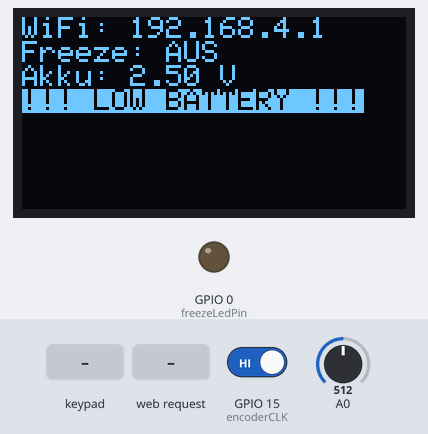
This sketch was run on a simulated ESP8266 (NodeMCU). Parts: 128×64 one-colour display, output pins drawn as LEDs (lit = HIGH). The test bench sets the inputs (shaded band); at power-on: A0 = 512, GPIO 15 (encoderCLK) HIGH. WiFi joins after 1.5 s; servers stay silent unless stated; what the sketch prints to the serial monitor is not drawn.

Above: at 3.7 s.
3.8 s: A0 set to 663
At 4.5 s:
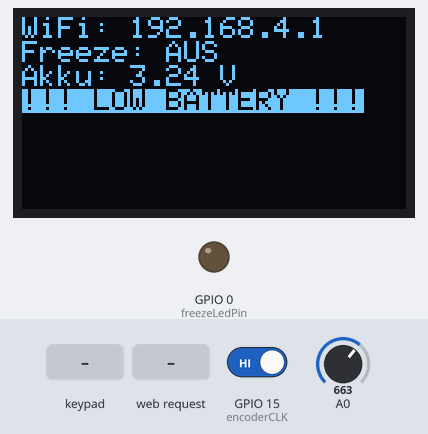
5.3 s: A0 set to 694
At 5.6 s:
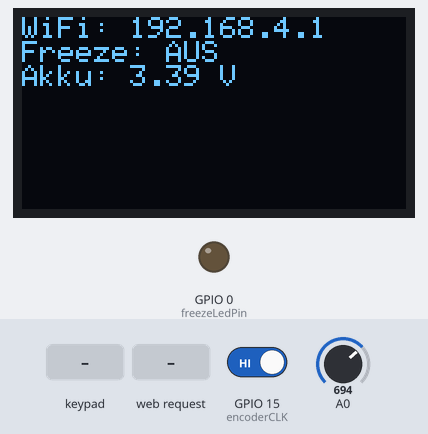
6.8 s: key '3' pressed
At 9.2 s:
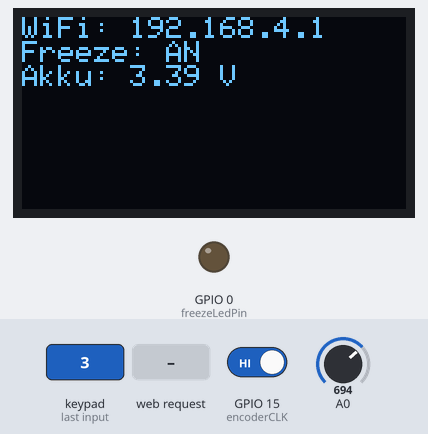
9.8 s: A0 set to 511
At 10.8 s:
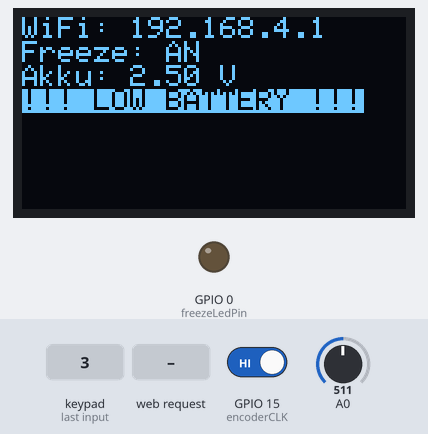
11.3 s: HTTP request GET /freeze received
At 13.2 s:
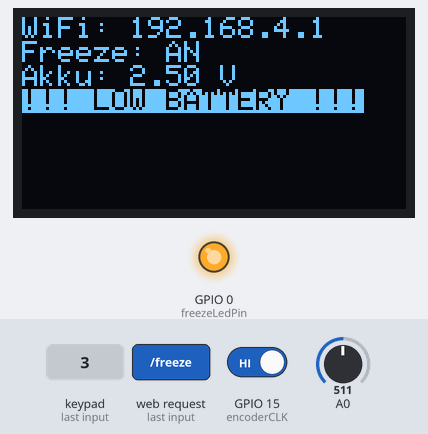
14.3 s: keypad keys 1 3 9 7 pressed 0.4 s apart
At 17.0 s:
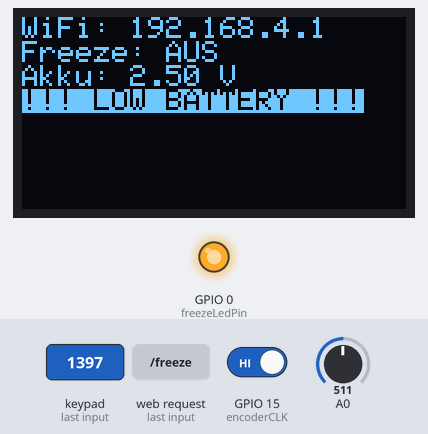
Timing chart, 0 to 18.5 s (numbered marks = the images above; inputs shaded):
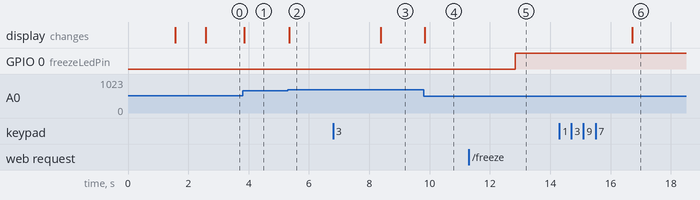

The sketch:

V1_Esp8266.ino
```cpp
// Bibliotheken einbinden, die für WLAN, Webserver, IR-Sender, OLED-Display und Tastenfeld nötig sind
#include <ESP8266mDNS.h>
#include <ESP8266WiFi.h>
#include <ESP8266WebServer.h>
#include <IRremote.h>
#include <Wire.h>
#include <Adafruit_GFX.h>
#include <Adafruit_SSD1306.h>
#include <Keypad.h>

// OLED-Display definieren
#define SCREEN_WIDTH 128
#define SCREEN_HEIGHT 64
#define OLED_RESET -1
Adafruit_SSD1306 display(SCREEN_WIDTH, SCREEN_HEIGHT, &Wire, OLED_RESET);

// Pins für Drehencoder definieren
#define encoderCLK 15
#define encoderDT 12

// WLAN-Zugangsdaten
const char* ssid = "o2-WLAN71";
const char* password = "4884869935669253";

// Aufbau der Tastenmatrix (3x3) mit den zugehörigen Zeichen
const byte ROWS = 3;
const byte COLS = 3;
char keys[ROWS][COLS] = {
  { '1', '2', '3' },
  { '4', '5', '6' },
  { '7', '8', '9' }
};

// Zuordnung der Pins für Zeilen und Spalten
byte rowPins[ROWS] = { 16, 9, 2 };
byte colPins[COLS] = { 14, 12, 13 };

// Keypad initialisieren
Keypad keypad = Keypad(makeKeymap(keys), rowPins, colPins, ROWS, COLS);

// Webserver auf Port 80 erstellen
ESP8266WebServer server(80);

// Pin für Infrarot-Sender und Freeze-LED
int SenderPin = 15;
const int freezeLedPin = 0;

// Lautstärkewerte
int volume = 0;
int maxVolume = 100;

// letzter Status des Encoders (zur Änderungserkennung)
int lastEncoderState = HIGH;

// Statusvariablen
bool LEDstatus = LOW;
bool freezeStatus = false;
float batteryVoltage = 0.0;

// Akkuspannung messen und berechnen
void updateBatteryStatus() {
  int raw = analogRead(A0);               // Rohwert (0–1023)
  batteryVoltage = (raw / 1023.0) * 5.0;  // Umrechnung auf Spannung (mit Faktor 5 wegen Spannungsteiler)
}

// Anzeige aktualisieren (OLED)
void updateDisplay() {
  display.clearDisplay();
  display.setCursor(0, 0);
  display.setTextSize(1);
  display.setTextColor(SSD1306_WHITE);

  display.print("WiFi: ");
  display.println(WiFi.softAPIP());

  display.print("Freeze: ");
  display.println(freezeStatus ? "AN" : "AUS");

  display.print("Akku: ");
  display.print(batteryVoltage, 2);
  display.println(" V");

  // Warnung bei niedriger Spannung
  if (batteryVoltage < 3.3) {
    display.setTextColor(SSD1306_BLACK, SSD1306_WHITE);
    display.println("!!! LOW BATTERY !!!");
    display.setTextColor(SSD1306_WHITE);
  }

  display.display();
}

void setup() {
  Serial.begin(115200);  // Serielle Ausgabe starten

  // Pins und IR-Sender konfigurieren
  pinMode(SenderPin, OUTPUT);
  pinMode(encoderCLK, INPUT_PULLUP);
  pinMode(encoderDT, INPUT_PULLUP);
  pinMode(freezeLedPin, OUTPUT);
  IrSender.begin(SenderPin);

  // WLAN-Verbindung aufbauen
  WiFi.begin(ssid, password);
  Serial.print("Verbinde mit WLAN");
  while (WiFi.status() != WL_CONNECTED) {
    delay(500);
    Serial.print(".");
  }
  Serial.println();
  Serial.print("Verbunden! IP-Adresse: ");
  Serial.println(WiFi.localIP());

  // mDNS starten (damit man die IP über Namen erreichen kann)
  if (MDNS.begin("projektor")) {
    Serial.println("mDNS gestartet: http://projektor.local");
  } else {
    Serial.println("mDNS NICHT gestartet");
  }

  // OLED-Display starten
  if (!display.begin(SSD1306_SWITCHCAPVCC, 0x3C)) {
    for (;;)
      ;  // bleibt hängen, wenn Display nicht geht
  }

  display.clearDisplay();
  display.setTextSize(1);
  display.setTextColor(SSD1306_WHITE);
  display.setCursor(0, 0);
  display.println("OLED gestartet");
  display.display();
  delay(1000);

  // Webserver-Routen festlegen
  server.on("/", handle_OnConnect);
  server.on("/source", handle_source);
  server.on("/onoff", handle_onoff);
  server.on("/freeze", handle_freeze);
  server.on("/hoch", handle_hoch);
  server.on("/rechts", handle_rechts);
  server.on("/links", handle_links);
  server.on("/runter", handle_runter);
  server.on("/lauter", handle_lauter);
  server.on("/leiser", handle_leiser);
  server.on("/ok", handle_ok);
  server.onNotFound(handle_NotFound);

  server.begin();  // Server starten
  Serial.println("HTTP Server gestartet");
}

void loop() {
  updateBatteryStatus();  // Akkustand aktualisieren

  // Eingaben über Keypad prüfen
  char key = keypad.getKey();
  if (key) {
    if (key == '1') handle_source();
    else if (key == '2') handle_onoff();
    else if (key == '3') {
      handle_freeze();
      freezeStatus = !freezeStatus;
      updateDisplay();
    } else if (key == '4') handle_hoch();
    else if (key == '5') handle_runter();
    else if (key == '6') handle_ok();
    else if (key == '7') handle_links();
    else if (key == '8') handle_rechts();
    else if (key == '9') handle_lauter();
  }

  // Drehencoder auswerten
  int currentEncoderState = digitalRead(encoderCLK);
  if (currentEncoderState != lastEncoderState && currentEncoderState == LOW) {
    if (digitalRead(encoderDT) != currentEncoderState) {
      handle_lauter();
    } else {
      handle_leiser();
    }
  }
  lastEncoderState = currentEncoderState;

  MDNS.update();          // mDNS aktuell halten
  server.handleClient();  // Webserver-Verbindung abarbeiten
  updateDisplay();        // Display regelmäßig aktualisieren
}

// Webserver: Startseite anzeigen
void handle_OnConnect() {
  server.send(200, "text/html", updateWebpage(LEDstatus, freezeStatus));
}

// Funktionen für IR-Befehle (z. B. Quelle wählen, Gerät an/aus, Freeze usw.)
void handle_source() {
  IrSender.sendNEC(0x5583, 0x8C, 1);
  delay(700);
}

void handle_onoff() {
  IrSender.sendNEC(0x5583, 0x90, 1);
  delay(700);
}

void handle_freeze() {
  IrSender.sendNEC(0x5583, 0x92, 1);
  freezeStatus = !freezeStatus;
  delay(700);
  server.send(200, "text/html", updateWebpage(LEDstatus, freezeStatus));
  IrSender.sendNEC(0x5583, 0x92, 1);
  delay(700);
  freezeStatus = !freezeStatus;
  digitalWrite(freezeLedPin, freezeStatus ? HIGH : LOW);
}

void handle_hoch() {
  IrSender.sendNEC(0x5583, 0xB0, 1);
  delay(700);
}

void handle_rechts() {
  IrSender.sendNEC(0x5583, 0xB1, 1);
  delay(700);
}

void handle_links() {
  IrSender.sendNEC(0x5583, 0xB2, 1);
  delay(700);
}

void handle_runter() {
  IrSender.sendNEC(0x5583, 0xB3, 1);
  delay(700);
}

void handle_lauter() {
  digitalWrite(4, HIGH);  // LED oder anderes Feedback
  IrSender.sendNEC(0x5583, 0x85, 1);
  delay(700);
}

void handle_leiser() {
  digitalWrite(4, HIGH);
  IrSender.sendNEC(0x5583, 0x98, 1);
  delay(700);
}

void handle_ok() {
  digitalWrite(4, HIGH);
  IrSender.sendNEC(0x5583, 0x99, 1);
  delay(700);
}

// 404-Seite bei nicht existierender Route
void handle_NotFound() {
  server.send(404, "text/plain", "Not found");
}

// HTML-Webseite erzeugen, zeigt z. B. Freeze-Status und Buttons
String updateWebpage(uint8_t LEDstatus, bool freezeStatus) {
  // Liefert dynamische HTML-Seite zurück, angepasst an den Status
  String ptr = "<!DOCTYPE html><html lang=\"de\"><head>";
  ptr += "<meta charset=\"UTF-8\"/>";
  ptr += "<meta name=\"viewport\" content=\"width=device-width, initial-scale=1.0\"/>";
  ptr += "<title>Dash2Beam - Room 405</title>";
  ptr += "<style>";
  ptr += ":root{--primary-color:rgba(139,69,19,0.7);--primary-color-hover:rgba(139,69,19,0.8);--primary-color-shadow:rgba(139,69,19,0.2);--primary-color-shadow-hover:rgba(139,69,19,0.3);--primary-color-shadow-large:rgba(139,69,19,0.25);--primary-color-shadow-large-hover:rgba(139,69,19,0.35)}";
  ptr += "*{margin:0;padding:0;box-sizing:border-box}";
  ptr += "body{font-family:'Segoe UI',Tahoma,Geneva,Verdana,sans-serif;background:#ffffff;min-height:100vh;display:flex;flex-direction:column;color:#333333}";
  ptr += ".header{position:relative;text-align:center;padding:20px;background:#ffffff;border-bottom:2px solid #f0f0f0;box-shadow:0 2px 10px rgba(0,0,0,0.1)}";
  ptr += ".header-left{position:absolute;left:20px;top:50%;transform:translateY(-50%);font-family:'Impact','Arial Black',sans-serif;font-size:24px;font-weight:400;color:#000000;letter-spacing:2px}";
  ptr += ".header-right{position:absolute;right:20px;top:50%;transform:translateY(-50%)}";
  ptr += ".logo{height:50px;width:auto;filter:drop-shadow(2px 2px 4px rgba(0,0,0,0.1))}";
  ptr += "h1{font-size:32px;font-weight:700;margin-bottom:8px;color:#000000}";
  ptr += ".subtitle{font-size:16px;color:#666666;font-weight:300}";
  ptr += ".status-container{padding:15px;text-align:center}";
  ptr += ".status-box{display:inline-block;padding:12px 24px;border-radius:25px;font-size:18px;font-weight:600;transition:all 0.3s ease;border:2px solid #ddd;color:white}";
  ptr += ".status-inactive{background:rgba(46,204,113,0.8);box-shadow:0 4px 15px rgba(46,204,113,0.3)}";
  ptr += ".status-active{background:rgba(231,76,60,0.9);box-shadow:0 4px 15px rgba(231,76,60,0.4);animation:pulse 2s infinite}";
  ptr += "@keyframes pulse{0%,100%{transform:scale(1)}50%{transform:scale(1.05)}}";
  ptr += ".button-grid{flex:1;display:grid;grid-template-columns:1fr 1fr 1fr;grid-template-rows:auto auto auto auto;gap:20px;padding:20px;max-width:1200px;margin:0 auto;width:100%;grid-template-areas:'power freeze freeze' 'standby freeze freeze' 'dpad source volume' '. . .'}";
  ptr += ".button{padding:25px;font-size:22px;font-weight:600;border:none;border-radius:15px;cursor:pointer;color:white;text-decoration:none;display:flex;align-items:center;justify-content:center;transition:all 0.3s ease;background:var(--primary-color);box-shadow:0 4px 15px var(--primary-color-shadow);min-height:50px;text-shadow:1px 1px 2px rgba(0,0,0,0.3)}";
  ptr += ".button:hover{transform:translateY(-2px);box-shadow:0 6px 20px var(--primary-color-shadow-hover);background:var(--primary-color-hover)}";
  ptr += ".button:active{transform:translateY(0);box-shadow:0 2px 10px var(--primary-color-shadow-large)}";
  ptr += ".button-large{font-size:28px;min-height:100px;font-weight:700;background:var(--primary-color);box-shadow:0 6px 25px var(--primary-color-shadow-large)}";
  ptr += ".button-large:hover{background:var(--primary-color-hover);box-shadow:0 8px 30px var(--primary-color-shadow-large-hover)}";
  ptr += ".button-power{grid-area:power}";
  ptr += ".button-standby{grid-area:standby}";
  ptr += ".button-freeze{grid-area:freeze;grid-row:1/3}";
  ptr += ".button-source{grid-area:source}";
  ptr += ".dpad-container{grid-area:dpad;display:flex;align-items:center;justify-content:center}";
  ptr += ".dpad{position:relative;width:200px;height:200px;display:grid;grid-template-areas:'. up .' 'left ok right' '. down .';grid-template-columns:1fr 1fr 1fr;grid-template-rows:1fr 1fr 1fr;gap:5px}";
  ptr += ".dpad-btn{background:var(--primary-color);border:none;border-radius:8px;color:white;font-size:16px;font-weight:600;cursor:pointer;transition:all 0.2s ease;display:flex;align-items:center;justify-content:center;text-shadow:1px 1px 2px rgba(0,0,0,0.3)}";
  ptr += ".dpad-btn:hover{background:var(--primary-color-hover);transform:scale(1.05)}";
  ptr += ".dpad-btn:active{transform:scale(0.95)}";
  ptr += ".dpad-up{grid-area:up}";
  ptr += ".dpad-down{grid-area:down}";
  ptr += ".dpad-left{grid-area:left}";
  ptr += ".dpad-right{grid-area:right}";
  ptr += ".dpad-ok{grid-area:ok;border-radius:50%;font-size:18px;font-weight:700}";
  ptr += ".volume-container{grid-area:volume;display:flex;flex-direction:row;align-items:center;justify-content:center;gap:20px}";
  ptr += ".volume-display{display:flex;align-items:center;gap:15px}";
  ptr += ".volume-bar{width:20px;height:200px;background:#f0f0f0;border-radius:10px;border:2px solid #333;overflow:hidden;position:relative}";
  ptr += ".volume-fill{position:absolute;bottom:0;width:100%;background:#000000;height:";
  ptr += String((volume * 100) / maxVolume);
  ptr += "%;transition:height 0.3s ease;border-radius:8px}";
  ptr += ".volume-controls{display:flex;flex-direction:column;gap:10px}";
  ptr += ".volume-btn{background:var(--primary-color);border:none;border-radius:8px;color:white;font-size:18px;font-weight:600;cursor:pointer;transition:all 0.2s ease;padding:20px 40px;text-shadow:1px 1px 2px rgba(0,0,0,0.3);min-width:140px}";
  ptr += ".volume-btn:hover{background:var(--primary-color-hover);transform:translateY(-1px)}";
  ptr += ".freeze-active{background:rgba(231,76,60,0.9)!important;box-shadow:0 8px 32px rgba(231,76,60,0.3)!important;animation:buttonPulse 1.5s infinite}";
  ptr += "@keyframes buttonPulse{0%,100%{box-shadow:0 8px 32px rgba(231,76,60,0.3)}50%{box-shadow:0 12px 40px rgba(231,76,60,0.5)}}";
  ptr += ".freeze-active:hover{background:rgba(231,76,60,1)!important;transform:translateY(-2px)}";
  ptr += "@media (max-width:768px){.button-grid{grid-template-columns:1fr;grid-template-areas:'power' 'standby' 'freeze' 'dpad' 'source' 'volume';gap:15px;padding:15px}.button{font-size:18px;padding:20px;min-height:70px}.button-large{font-size:22px;min-height:80px}.button-freeze{grid-row:auto}.dpad{width:150px;height:150px}.volume-bar{width:15px;height:150px}.volume-btn{padding:15px 30px;min-width:120px}h1{font-size:28px}.header-left{font-size:18px;left:10px}.logo{height:40px}.header-right{right:10px}}";
  ptr += "@media (max-width:480px){.dpad{width:120px;height:120px}.volume-bar{width:12px;height:120px}.volume-btn{padding:12px 25px;min-width:100px;font-size:16px}.header-left{position:static;transform:none;margin-bottom:10px;font-size:16px}.header-right{position:static;transform:none;margin-top:10px}.header{padding:15px}}";
  ptr += "</style></head><body>";

  ptr += "<div class=\"header\">";
  ptr += "<div class=\"header-left\">Droste X FG</div>";
  ptr += "<h1>Dash2Beam – Room 405</h1>";
  ptr += "<p class=\"subtitle\">created by Elias Hoque KS1</p>";
  ptr += "<div class=\"header-right\">";
  ptr += "<img src=\"https://upload.wikimedia.org/wikipedia/commons/f/f5/Logo_Friedrich-Gymnasium_Freiburg_01.png\" alt=\"FG Logo\" class=\"logo\">";
  ptr += "</div>";
  ptr += "</div>";

  ptr += "<div class=\"status-container\">";
  ptr += "<div class=\"status-box ";
  ptr += freezeStatus ? "status-active" : "status-inactive";
  ptr += "\">Freeze Status: ";
  ptr += freezeStatus ? "AKTIV" : "AUS";
  ptr += "</div>";
  ptr += "</div>";

  ptr += "<div class=\"button-grid\">";
  ptr += "<a class=\"button button-power\" href=\"/onoff\">POWER</a>";
  ptr += "<a class=\"button button-standby\" href=\"/standby\">STANDBY</a>";
  ptr += "<a class=\"button button-large button-freeze ";
  ptr += freezeStatus ? "freeze-active" : "";
  ptr += "\" href=\"/freeze\">FREEZE</a>";

  ptr += "<div class=\"dpad-container\">";
  ptr += "<div class=\"dpad\">";
  ptr += "<a class=\"dpad-btn dpad-up\" href=\"/hoch\">▲</a>";
  ptr += "<a class=\"dpad-btn dpad-left\" href=\"/links\">◄</a>";
  ptr += "<a class=\"dpad-btn dpad-ok\" href=\"/ok\">OK</a>";
  ptr += "<a class=\"dpad-btn dpad-right\" href=\"/rechts\">►</a>";
  ptr += "<a class=\"dpad-btn dpad-down\" href=\"/runter\">▼</a>";
  ptr += "</div>";
  ptr += "</div>";

  ptr += "<a class=\"button button-source\" href=\"/source\">Source</a>";

  ptr += "<div class=\"volume-container\">";
  ptr += "<div class=\"volume-display\">";
  ptr += "<div class=\"volume-bar\">";
  ptr += "<div class=\"volume-fill\"></div>";
  ptr += "</div>";
  ptr += "</div>";
  ptr += "<div class=\"volume-controls\">";
  ptr += "<a class=\"volume-btn\" href=\"/lauter\">Lauter ▲</a>";
  ptr += "<a class=\"volume-btn\" href=\"/leiser\">Leiser ▼</a>";
  ptr += "</div>";
  ptr += "</div>";

  ptr += "</div>";
  ptr += "</body></html>";

  return ptr;
}

// Alternative Funktion zur Akkumessung (mit anderem Spannungsteiler)
float readBatteryVoltage() {
  int raw = analogRead(A0);
  float voltage = (raw / 1023.0) * 1.0;  // Maximal 1.0 V am Pin
  return voltage * 6.0;                  // Umrechnen auf echte Akkuspannung
}
```

Measured:
- the behaviour switches between 675 and 676 on A0 (found by bisection; images 1 and 2)
- after the input at 3.8 s, the display: changes after 0.05 s (image 1)
- after the input at 5.3 s, the display: changes after 0.05 s (image 2)
- after the input at 6.8 s, the display: changes after 1.6 s (image 3)
- after the input at 9.8 s, the display: changes at once (image 4)
- after the input at 11.3 s, GPIO 0 (freezeLedPin): LOW → HIGH after 1.5 s
- after the input at 14.3 s, the display: changes after 2.4 s (image 6)
